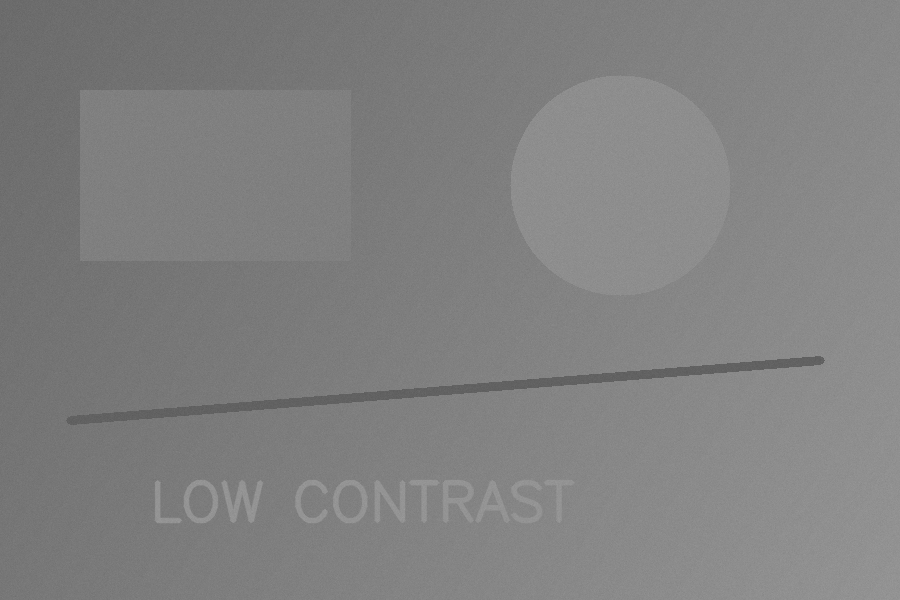
#> input picture solution by rimsha (cu240251326-rimsha)/BTCS301P-AS02-master/sample_input.png, 900 x 600 px
$ python main.py   (older library calls are emulated)
#> lines starting #> are read from the running program, lines starting #| are printed output that depends on the picture; after the words box and inside, x2 and y2 are one past the last pixel; in counts of white or black regions, pixels touching at a corner belong together
"""
BTCS301P-AS02 - Experiment No. 2
Contrast Enhancement and Histogram-Based Image Processing using Python and OpenCV

This program implements the complete experiment workflow:
1. Load / create a low-contrast image.
2. Convert it to grayscale.
3. Plot the original histogram.
4. Apply contrast stretching.
5. Apply global histogram equalization.
6. Apply CLAHE.
7. Compare histograms.
8. Measure brightness, contrast and feature visibility.
9. Compare enhancement techniques.
10. Save all results and observations.
"""

from __future__ import annotations

import argparse
import csv
from pathlib import Path
from typing import Dict

import cv2
import matplotlib.pyplot as plt
import numpy as np


BASE_DIR = Path(__file__).resolve().parent
DEFAULT_INPUT = BASE_DIR / "sample_input.png"
DEFAULT_OUTPUT = BASE_DIR / "output"


# [31 lines left out: function create_sample_low_contrast_image, not called in this run]


def load_grayscale_image(path: Path) -> np.ndarray:
    """Load an image and return an 8-bit grayscale image."""
    image = cv2.imread(str(path), cv2.IMREAD_UNCHANGED)
    if image is None:
        raise FileNotFoundError(f"Could not read image: {path}")

    if image.ndim == 2:
        gray = image
    elif image.ndim == 3 and image.shape[2] == 4:
        gray = cv2.cvtColor(image, cv2.COLOR_BGRA2GRAY)
    else:
        gray = cv2.cvtColor(image, cv2.COLOR_BGR2GRAY)

    if gray.dtype != np.uint8:
        gray = cv2.normalize(gray, None, 0, 255, cv2.NORM_MINMAX).astype(np.uint8)
    return gray


def contrast_stretch(image: np.ndarray) -> np.ndarray:
    """Linearly stretch the minimum/maximum intensities to the full [0, 255] range."""
    min_val = float(np.min(image))
    max_val = float(np.max(image))

    if max_val <= min_val:
        return image.copy()

    stretched = (image.astype(np.float32) - min_val) * (255.0 / (max_val - min_val))
    return np.clip(stretched, 0, 255).astype(np.uint8)


def histogram_equalization(image: np.ndarray) -> np.ndarray:
    """Apply OpenCV global histogram equalization."""
    return cv2.equalizeHist(image)


def clahe_enhancement(
    image: np.ndarray, clip_limit: float = 2.0, tile_grid_size: tuple[int, int] = (8, 8)
) -> np.ndarray:
    """Apply Contrast Limited Adaptive Histogram Equalization (CLAHE)."""
    clahe = cv2.createCLAHE(clipLimit=clip_limit, tileGridSize=tile_grid_size)
    return clahe.apply(image)


def histogram(image: np.ndarray) -> np.ndarray:
    """Return a 256-bin grayscale histogram."""
    return cv2.calcHist([image], [0], None, [256], [0, 256]).ravel()


def entropy(image: np.ndarray) -> float:
    """Compute Shannon entropy of an 8-bit grayscale image."""
    hist = histogram(image)
    prob = hist / max(float(hist.sum()), 1.0)
    prob = prob[prob > 0]
    return float(-np.sum(prob * np.log2(prob)))


def image_metrics(image: np.ndarray) -> Dict[str, float]:
    """Compute objective indicators useful for the experiment comparison."""
    brightness = float(np.mean(image))
    contrast_std = float(np.std(image))
    dynamic_range = float(np.max(image) - np.min(image))
    laplacian_variance = float(cv2.Laplacian(image, cv2.CV_64F).var())
    edges = cv2.Canny(image, 60, 140)
    edge_density = float(np.count_nonzero(edges) / edges.size)

    return {
        "Brightness (mean)": brightness,
        "Contrast (std dev)": contrast_std,
        "Dynamic range": dynamic_range,
        "Entropy (bits)": entropy(image),
        "Feature visibility (Laplacian variance)": laplacian_variance,
        "Edge density": edge_density,
    }


def save_image(path: Path, image: np.ndarray) -> None:
    path.parent.mkdir(parents=True, exist_ok=True)
    if not cv2.imwrite(str(path), image):
        raise OSError(f"Failed to save image: {path}")


def save_comparison_figure(images: Dict[str, np.ndarray], output_path: Path) -> None:
    """Save a 2x2 visual comparison figure."""
    fig, axes = plt.subplots(2, 2, figsize=(12, 8))
    for ax, (name, image) in zip(axes.ravel(), images.items()):
        ax.imshow(image, cmap="gray", vmin=0, vmax=255)
        ax.set_title(name)
        ax.axis("off")
    fig.suptitle("Contrast Enhancement Comparison", fontsize=16)
    fig.tight_layout()
    fig.savefig(output_path, dpi=180, bbox_inches="tight")
    plt.close(fig)


def save_histogram_figure(images: Dict[str, np.ndarray], output_path: Path) -> None:
    """Plot histograms of all compared images on one graph."""
    fig, ax = plt.subplots(figsize=(11, 6))
    for name, image in images.items():
        ax.plot(histogram(image), label=name, linewidth=1.3)
    ax.set_xlim(0, 255)
    ax.set_xlabel("Pixel intensity")
    ax.set_ylabel("Frequency")
    ax.set_title("Histogram Comparison")
    ax.grid(alpha=0.25)
    ax.legend()
    fig.tight_layout()
    fig.savefig(output_path, dpi=180, bbox_inches="tight")
    plt.close(fig)


def save_individual_histograms(images: Dict[str, np.ndarray], output_dir: Path) -> None:
    """Save a separate histogram for each technique."""
    for name, image in images.items():
        safe_name = name.lower().replace(" ", "_").replace("-", "_")
        fig, ax = plt.subplots(figsize=(8, 4.5))
        ax.plot(histogram(image))
        ax.set_xlim(0, 255)
        ax.set_xlabel("Pixel intensity")
        ax.set_ylabel("Frequency")
        ax.set_title(f"Histogram - {name}")
        ax.grid(alpha=0.25)
        fig.tight_layout()
        fig.savefig(output_dir / f"hist_{safe_name}.png", dpi=160, bbox_inches="tight")
        plt.close(fig)


def save_metrics_csv(metrics: Dict[str, Dict[str, float]], path: Path) -> None:
    metric_names = list(next(iter(metrics.values())).keys())
    with path.open("w", newline="", encoding="utf-8") as f:
        writer = csv.writer(f)
        writer.writerow(["Technique", *metric_names])
        for technique, values in metrics.items():
            writer.writerow([technique, *[f"{values[m]:.6f}" for m in metric_names]])


def save_observations(metrics: Dict[str, Dict[str, float]], path: Path) -> None:
    """Create a concise experiment observation file using computed values."""
    best_contrast = max(metrics, key=lambda k: metrics[k]["Contrast (std dev)"])
    best_range = max(metrics, key=lambda k: metrics[k]["Dynamic range"])
    best_edges = max(metrics, key=lambda k: metrics[k]["Edge density"])

    lines = [
        "BTCS301P-AS02 - COMPUTED OBSERVATIONS",
        "=" * 48,
        "",
        "The program compared the original grayscale image with contrast stretching,",
        "global histogram equalization, and CLAHE.",
        "",
    ]

    for name, values in metrics.items():
        lines.append(f"{name}:")
        for metric, value in values.items():
            lines.append(f"  - {metric}: {value:.4f}")
        lines.append("")

    lines.extend(
        [
            f"Highest measured standard-deviation contrast: {best_contrast}",
            f"Largest measured dynamic range: {best_range}",
            f"Highest measured edge density: {best_edges}",
            "",
            "Interpretation:",
            "- Contrast stretching expands the occupied intensity range approximately linearly.",
            "- Global histogram equalization redistributes intensities using the image-wide CDF.",
            "- CLAHE operates on local tiles and clips excessive histogram peaks, so it is usually",
            "  more suitable when illumination varies across an image and when noise amplification",
            "  must be limited.",
            "- A visually useful result should improve detail visibility without introducing excessive",
            "  noise, over-enhancement, or unnatural brightness.",
        ]
    )
    path.write_text("\n".join(lines), encoding="utf-8")


def print_metrics(metrics: Dict[str, Dict[str, float]]) -> None:
    print("\nIMAGE QUALITY / VISIBILITY METRICS")
    print("-" * 95)
    print(
        f"{'Technique':<25} {'Mean':>9} {'StdDev':>9} {'Range':>9} "
        f"{'Entropy':>9} {'LapVar':>12} {'EdgeDen':>10}"
    )
    print("-" * 95)
    for name, m in metrics.items():
        print(
            f"{name:<25} "
            f"{m['Brightness (mean)']:>9.2f} "
            f"{m['Contrast (std dev)']:>9.2f} "
            f"{m['Dynamic range']:>9.2f} "
            f"{m['Entropy (bits)']:>9.3f} "
            f"{m['Feature visibility (Laplacian variance)']:>12.2f} "
            f"{m['Edge density']:>10.4f}"
        )
    print("-" * 95)


def run(input_path: Path, output_dir: Path, clip_limit: float, tile_size: int) -> None:
    output_dir.mkdir(parents=True, exist_ok=True)

    if not input_path.exists():
        if input_path == DEFAULT_INPUT:
            print(f"Default sample image not found. Creating: {input_path.name}")
            create_sample_low_contrast_image(input_path)
        else:
            raise FileNotFoundError(f"Input image does not exist: {input_path}")

    original = load_grayscale_image(input_path)
#> in load_grayscale_image, image is the input picture: shape (600, 900); min 90, max 156, mean 128.5
    stretched = contrast_stretch(original)
#> in contrast_stretch, `min_val = float(np.min(image))`: min_val = 90
#> in contrast_stretch, `max_val = float(np.max(image))`: max_val = 156
#> in contrast_stretch, `stretched = (image.astype(np.float32) - min_val) * (255.0 / (max_val -..`:
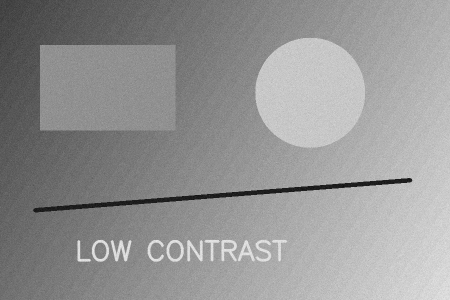
#> stretched: shape (600, 900) float32 (shown at 1/2 size); min 0, max 255, mean 148.8
    equalized = histogram_equalization(original)
#> in histogram_equalization, `return cv2.equalizeHist(image)`:
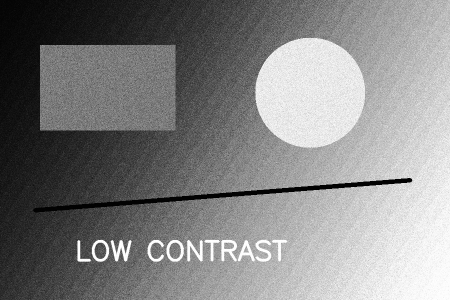
#> returned value: shape (600, 900) (shown at 1/2 size); min 0, max 255, mean 131.2
    clahe = clahe_enhancement(original, clip_limit=clip_limit, tile_grid_size=(tile_size, tile_size))

    images = {
        "Original": original,
        "Contrast Stretching": stretched,
        "Histogram Equalization": equalized,
        "CLAHE": clahe,
    }

    save_image(output_dir / "01_original_grayscale.png", original)
    save_image(output_dir / "02_contrast_stretched.png", stretched)
    save_image(output_dir / "03_histogram_equalized.png", equalized)
    save_image(output_dir / "04_clahe_enhanced.png", clahe)

    save_comparison_figure(images, output_dir / "05_image_comparison.png")
#> the loop in save_comparison_figure, `for ax, (name, image) in zip(axes.ravel(), images.items()):` made 4 passes
#> name on passes 1 to 4: 'Original', 'Contrast Stretching', 'Histogram Equalization', 'CLAHE'
    save_histogram_figure(images, output_dir / "06_histogram_comparison.png")
#> the loop in save_histogram_figure, `for name, image in images.items():` made 4 passes
#> in save_histogram_figure, `fig.savefig(output_path, dpi=180, bbox_inches="tight")`:
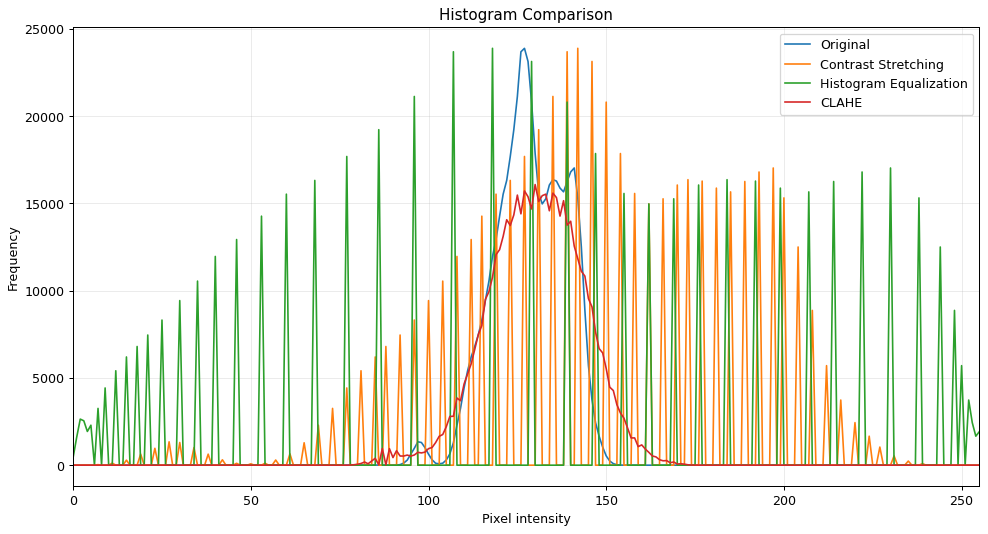
#> figure drawn by matplotlib, 1 panel; curve peaks at x = 127, y = 23886; curve peaks at x = 142, y = 23886; curve peaks at x = 118, y = 23886
    save_individual_histograms(images, output_dir)
#> the loop in save_individual_histograms, `for name, image in images.items():` made 4 passes
#> pass 1, in save_individual_histograms, `fig.savefig(output_dir / f"hist_{safe_name}.png", dpi=160, bbox_inches..`:
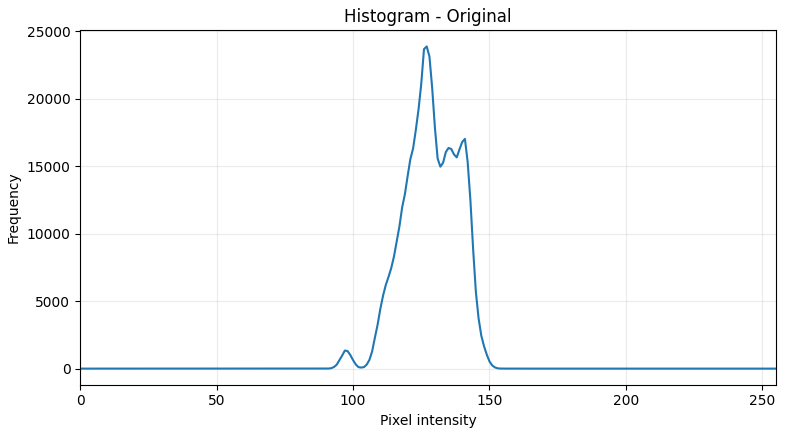
#> figure drawn by matplotlib, 1 panel; curve peaks at x = 127, y = 23886

    metrics = {name: image_metrics(image) for name, image in images.items()}
#> in image_metrics, `brightness = float(np.mean(image))`: brightness = 128.5
#> in image_metrics, `contrast_std = float(np.std(image))`: contrast_std = 9.94
#> in image_metrics, `dynamic_range = float(np.max(image) - np.min(image))`: dynamic_range = 66
#> in image_metrics, `laplacian_variance = float(cv2.Laplacian(image, cv2.CV_64F).var())`: laplacian_variance = 92.03
#> in image_metrics, `edges = cv2.Canny(image, 60, 140)`:
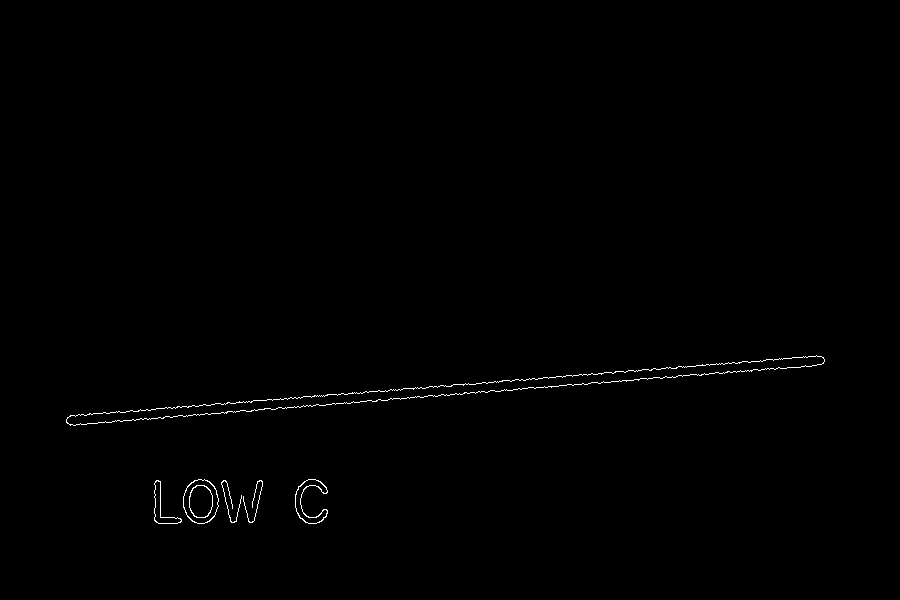
#> edges: shape (600, 900); 0.44% white in thin lines or dots, all inside (x1, y1, x2, y2) = (66, 355, 825, 524)
#> in image_metrics, `edge_density = float(np.count_nonzero(edges) / edges.size)`: edge_density = 0.00441
#> in entropy, `hist = histogram(image)`: hist = 256 values, max 23886 at index 127, min 0 at index 0, mean 2109.4
#> in entropy, `prob = hist / max(float(hist.sum()), 1.0)`: prob = 256 values, max 0.0442 at index 127, min 0 at index 0, mean 0.00391
#> in entropy, `prob = prob[prob > 0]`: prob = 66 values, max 0.0442 at index 37, min 1.85e-06 at index 65, mean 0.0152
#> in image_metrics (call 3), `brightness = float(np.mean(image))`: brightness = 131.2
#> in image_metrics (call 3), `contrast_std = float(np.std(image))`: contrast_std = 73.78
#> in image_metrics (call 3), `laplacian_variance = float(cv2.Laplacian(image, cv2.CV_64F).var())`: laplacian_variance = 5183.7
#> in image_metrics (call 3), `edges = cv2.Canny(image, 60, 140)`:
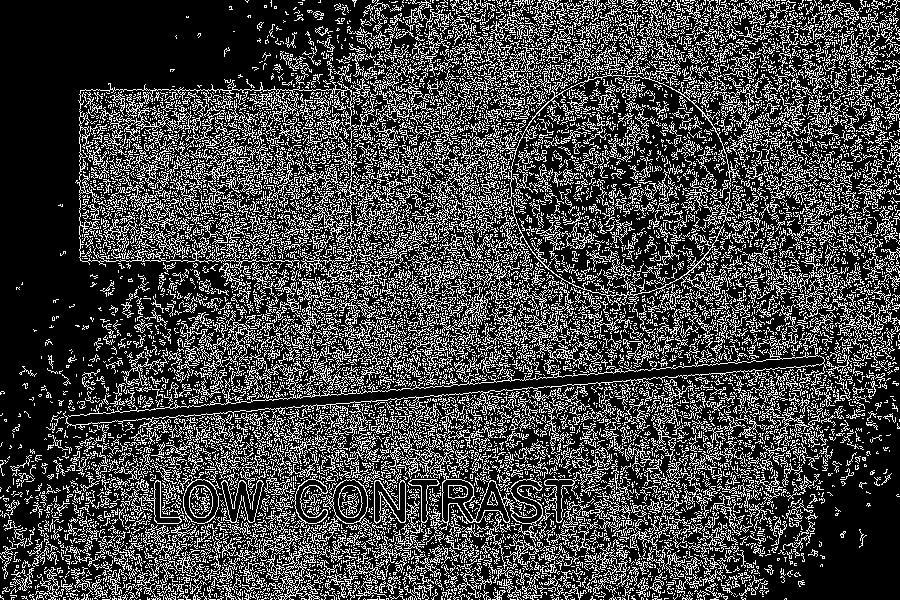
#> edges: shape (600, 900); 26.7% white in thin lines or dots
#> in image_metrics (call 3), `edge_density = float(np.count_nonzero(edges) / edges.size)`: edge_density = 0.267
#> in image_metrics (call 4), `brightness = float(np.mean(image))`: brightness = 130.2
#> in image_metrics (call 4), `contrast_std = float(np.std(image))`: contrast_std = 13.3
#> in image_metrics (call 4), `dynamic_range = float(np.max(image) - np.min(image))`: dynamic_range = 98
#> in image_metrics (call 4), `laplacian_variance = float(cv2.Laplacian(image, cv2.CV_64F).var())`: laplacian_variance = 678.6
#> in image_metrics (call 4), `edges = cv2.Canny(image, 60, 140)`:
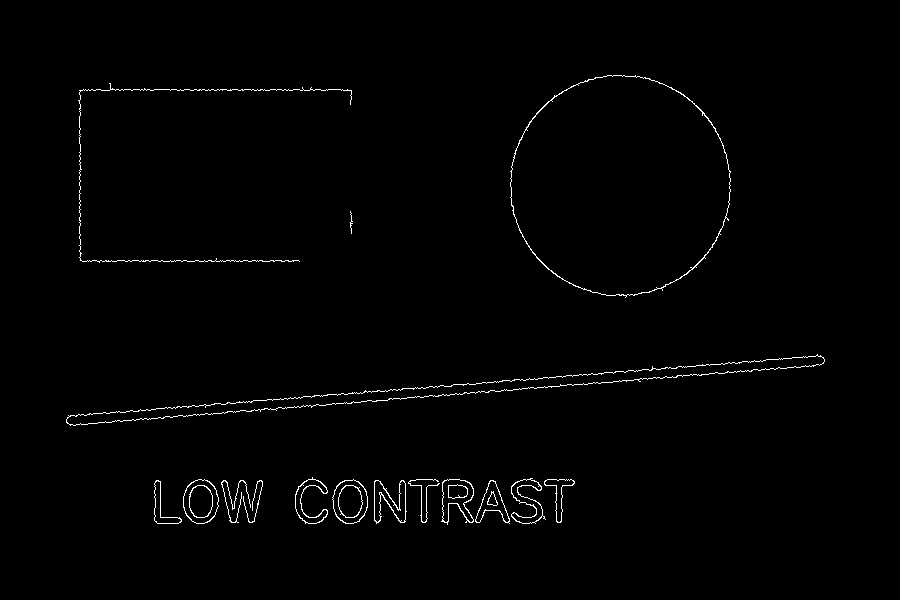
#> edges: shape (600, 900); 1% white in thin lines or dots, all inside (x1, y1, x2, y2) = (66, 75, 825, 525)
#> in image_metrics (call 4), `edge_density = float(np.count_nonzero(edges) / edges.size)`: edge_density = 0.0103
#> metrics = 4 items
    save_metrics_csv(metrics, output_dir / "metrics.csv")
#> in save_metrics_csv, `metric_names = list(next(iter(metrics.values())).keys())`: metric_names = ['Brightness (mean)', 'Contrast (std dev)', 'Dynamic range', 'Entropy (bits)', 'Feature visibility (Laplacian variance)', 'Edge density']
#> the loop in save_metrics_csv, `for technique, values in metrics.items():` made 4 passes
    save_observations(metrics, output_dir / "observations.txt")
#> in save_observations, `best_contrast = max(metrics, key=lambda k: metrics[k]["Contrast (std d..`: best_contrast = 'Histogram Equalization'
#> in save_observations, `best_range = max(metrics, key=lambda k: metrics[k]["Dynamic range"])`: best_range = 'Contrast Stretching'
#> in save_observations, `best_edges = max(metrics, key=lambda k: metrics[k]["Edge density"])`: best_edges = 'Histogram Equalization'
#> the loop in save_observations, `for name, values in metrics.items():` made 4 passes
#> after the loop in save_observations, `for name, values in metrics.items():`: lines = 38 items

    print(f"\nInput image : {input_path}")
    print(f"Output dir  : {output_dir}")
    print_metrics(metrics)
#> the loop in print_metrics, `for name, m in metrics.items():` made 4 passes
#> (printed output is left out)
    print("\nExperiment completed successfully.")
    print("Open output/05_image_comparison.png and output/06_histogram_comparison.png for comparison.")


def parse_args() -> argparse.Namespace:
    parser = argparse.ArgumentParser(
        description="Contrast Enhancement and Histogram-Based Image Processing using OpenCV"
    )
    parser.add_argument(
        "--input",
        type=Path,
        default=DEFAULT_INPUT,
        help="Path to a source image. Default: sample_input.png",
    )
    parser.add_argument(
        "--output",
        type=Path,
        default=DEFAULT_OUTPUT,
        help="Directory for generated results. Default: output",
    )
    parser.add_argument(
        "--clip-limit",
        type=float,
        default=2.0,
        help="CLAHE clip limit. Default: 2.0",
    )
    parser.add_argument(
        "--tile-size",
        type=int,
        default=8,
        help="CLAHE tile grid width/height. Default: 8",
    )
    return parser.parse_args()


if __name__ == "__main__":
    args = parse_args()
    run(args.input.resolve(), args.output.resolve(), args.clip_limit, args.tile_size)
